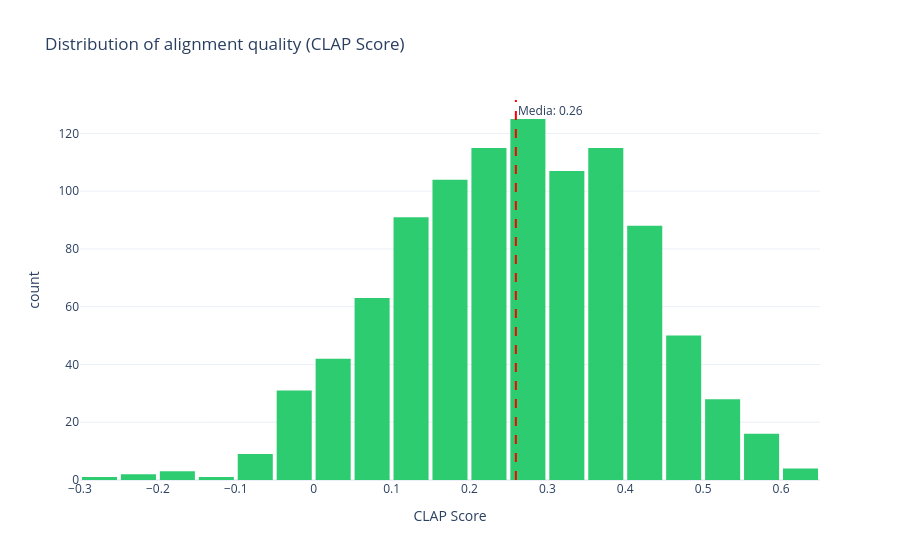
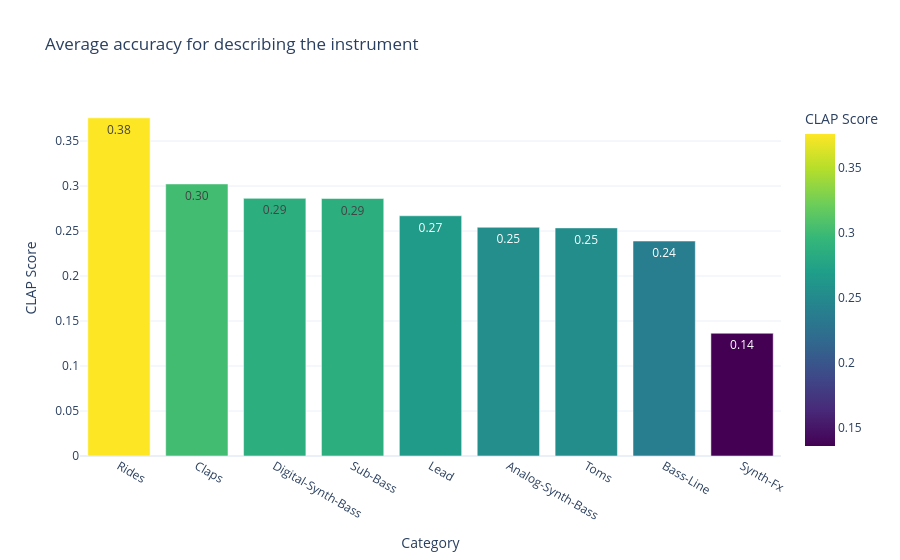
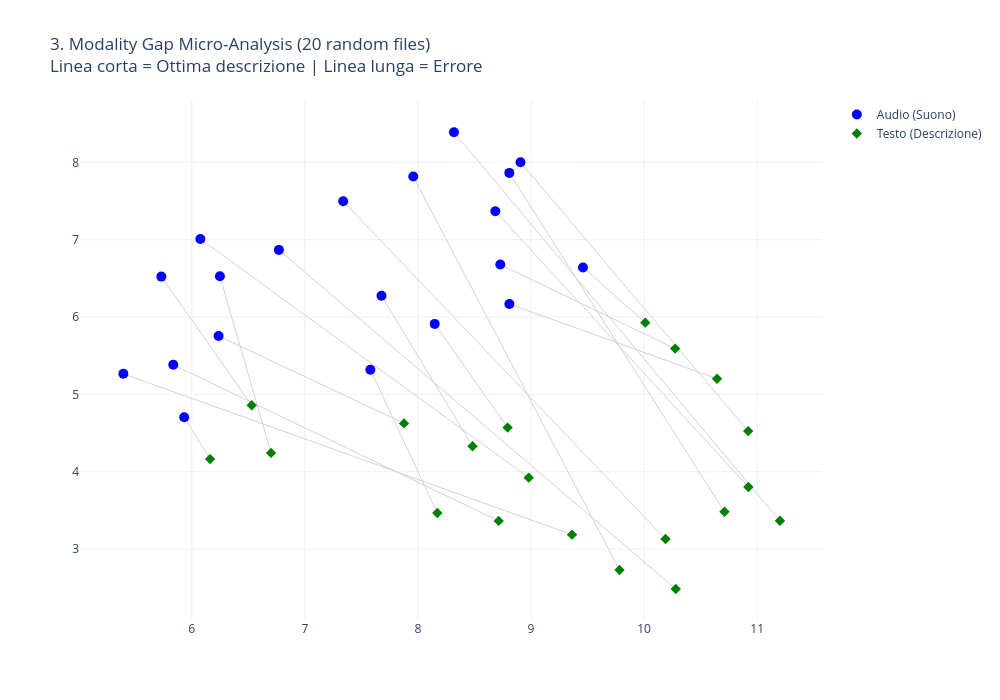

Notebook code cell kept with these figures, in order:
### Markdown cell above
## Istogramma della Qualità (Alignment Score): Un grafico a barre semplice che ti dice: "Quanti file hanno una descrizione accurata e quanti no?". Se la curva è spostata a destra, il sistema funziona bene.

## Classifica per Strumento (Bar Chart): Ti mostra quali categorie funzionano meglio. Es: "I Bassi vengono capiti bene (score alto), ma gli FX confondono il modello (score basso)".

## Micro-Analisi (UMAP Pulito): Invece di mostrare 1000 punti, ne mostriamo solo 20 a caso con delle linee che collegano Audio e Testo. Così vedi chiaramente la distanza (errore) per ogni singolo file.

### Code cell
import asyncio
import numpy as np
import pandas as pd
import plotly.express as px
import plotly.graph_objects as go
import umap
import sys
import os

# Setup Path
sys.path.append(os.path.abspath("../.."))

from core.infrastructure.database.dependecies import get_audio_repository
from qdrant_client import QdrantClient
from config.settings import settings
from rag.clap.model_handler import create_clap_model

# --- CONFIGURAZIONE ---
QDRANT_COLLECTION = settings.QDRANT_ENRICHED_COLLECTION_NAME
SAMPLE_LIMIT = 1000 # Campione per le statistiche
MICRO_VIEW_LIMIT = 20 # Numero ridotto di punti per il grafico pulito

async def simplified_analytics():
    print("--- RECUPERO DATI ---")

    # 1. Carichiamo CLAP e Client
    clap = create_clap_model()
    client = QdrantClient(host=settings.QDRANT_CONNECTION_HOST, port=settings.QDRANT_PORT)
    repo = get_audio_repository()

    # 2. Mappa Metadati (MongoDB)
    docs = await repo.find_all()
    meta_map = {}
    for doc in docs:
        fname = doc.sample.file_name
        cat = doc.metadata.main_category or "Uncategorized"
        meta_map[fname] = cat.strip().title()

    # 3. Scarichiamo i dati da Qdrant
    scroll_res, _ = client.scroll(
        collection_name=QDRANT_COLLECTION,
        limit=SAMPLE_LIMIT,
        with_vectors=["audio_vector"],
        with_payload=True
    )

    if not scroll_res:
        print("Nessun dato trovato.")
        return

    # Preparazione Dati
    stats_data = []
    vectors_for_umap = []
    labels_for_umap = [] # Ci serve per ricalcolare il testo
    meta_for_umap = []   # Metadati per il grafico

    print(f"Elaborazione di {len(scroll_res)} campioni...")

    for hit in scroll_res:
        payload = hit.payload or {}
        fname = payload.get('original_filename', 'Unknown')
        score = payload.get('clap_score', 0)
        label = payload.get('original_label', "")
        category = meta_map.get(fname, "Unknown")

        # Dati per statistiche generali
        stats_data.append({
            "Filename": fname,
            "Category": category,
            "CLAP Score": score,
            "Has Label": bool(label)
        })

        # Dati per UMAP (solo se abbiamo tutto)
        if hasattr(hit, 'vector') and label:
            vec = hit.vector.get('audio_vector') if isinstance(hit.vector, dict) else hit.vector
            if vec is not None:
                vectors_for_umap.append(vec)
                labels_for_umap.append(label)
                meta_for_umap.append({"Filename": fname, "Category": category, "Score": score})

    df_stats = pd.DataFrame(stats_data)

    # --- GRAFICO 1: ISTOGRAMMA QUALITÀ (Semplice e Diretto) ---
    # Ci dice: "Quanto è buono il mio dataset?"
    print("Generazione Istogramma...")
    fig_hist = px.histogram(
        df_stats,
        x="CLAP Score",
        nbins=20,
        color_discrete_sequence=['#2ecc71'], # Verde
        title="Distribution of alignment quality (CLAP Score)",
        labels={"count": "Number of files"},
        template="plotly_white"
    )
    # Aggiungi linea di soglia media
    avg_score = df_stats['CLAP Score'].mean()
    fig_hist.add_vline(x=avg_score, line_dash="dash", line_color="red", annotation_text=f"Media: {avg_score:.2f}")
    fig_hist.update_layout(bargap=0.1)
    fig_hist.show()

    # --- GRAFICO 2: PERFORMANCE PER CATEGORIA ---
    # Ci dice: "Quali strumenti il modello capisce meglio?"
    print("Generazione Classifica Categorie...")
    df_grouped = df_stats.groupby("Category")["CLAP Score"].mean().reset_index()
    df_grouped = df_grouped.sort_values("CLAP Score", ascending=False) # Ordina dal migliore al peggiore

    # Filtriamo categorie con pochi sample per pulizia
    counts = df_stats["Category"].value_counts()
    valid_cats = counts[counts > 5].index # Mostra solo categorie con almeno 5 file
    df_grouped = df_grouped[df_grouped["Category"].isin(valid_cats)]

    fig_bar = px.bar(
        df_grouped,
        x="Category",
        y="CLAP Score",
        color="CLAP Score",
        color_continuous_scale="Viridis",
        title="Average accuracy for describing the instrument",
        template="plotly_white",
        text_auto='.2f'
    )
    fig_bar.show()

    # --- GRAFICO 3: MICRO-UMAP (Audio vs Testo) ---
    # Ci dice: "Fammi vedere VISIVAMENTE la distanza tra Audio e Testo per pochi file"
    print(f"Generazione Micro-View ({MICRO_VIEW_LIMIT} campioni)...")

    if len(vectors_for_umap) > MICRO_VIEW_LIMIT:
        # Prendiamo indici a caso
        indices = np.random.choice(len(vectors_for_umap), MICRO_VIEW_LIMIT, replace=False)
        subset_audio = [vectors_for_umap[i] for i in indices]
        subset_labels = [labels_for_umap[i] for i in indices]
        subset_meta = [meta_for_umap[i] for i in indices]
    else:
        subset_audio = vectors_for_umap
        subset_labels = labels_for_umap
        subset_meta = meta_for_umap

    # Calcoliamo i vettori testo
    subset_text_vecs = clap.get_text_embedding(subset_labels)

    # Uniamo per UMAP: Prima tutti gli Audio, poi tutti i Testi
    combined_vecs = np.vstack([subset_audio, subset_text_vecs])

    reducer = umap.UMAP(n_neighbors=5, min_dist=0.3, n_components=2, metric='cosine', random_state=42)
    embedding = reducer.fit_transform(combined_vecs)

    # Costruiamo il grafico
    fig_micro = go.Figure()

    n = len(subset_audio)

    # Disegniamo le linee di connessione (Grigie)
    for i in range(n):
        # Coordinate Audio
        ax, ay = embedding[i, 0], embedding[i, 1]
        # Coordinate Testo (che si trovano a indice i + n)
        tx, ty = embedding[i + n, 0], embedding[i + n, 1]

        fig_micro.add_trace(go.Scatter(
            x=[ax, tx], y=[ay, ty],
            mode="lines",
            line=dict(color="lightgray", width=1),
            showlegend=False,
            hoverinfo="skip"
        ))

    # Disegniamo i punti AUDIO (Blu)
    fig_micro.add_trace(go.Scatter(
        x=embedding[:n, 0],
        y=embedding[:n, 1],
        mode="markers",
        name="Audio (Suono)",
        marker=dict(color="blue", size=10),
        text=[m['Filename'] for m in subset_meta],
        hovertemplate="<b>%{text}</b><br>Score: %{customdata:.2f}",
        customdata=[m['Score'] for m in subset_meta]
    ))

    # Disegniamo i punti TESTO (Verde)
    fig_micro.add_trace(go.Scatter(
        x=embedding[n:, 0],
        y=embedding[n:, 1],
        mode="markers",
        name="Testo (Descrizione)",
        marker=dict(color="green", symbol="diamond", size=8),
        text=[l[:50]+"..." for l in subset_labels], # Tronca descrizione lunga
        hovertemplate="<i>%{text}</i>"
    ))

    fig_micro.update_layout(
        title=f"3. Modality Gap Micro-Analysis ({MICRO_VIEW_LIMIT} random files)<br>Linea corta = Ottima descrizione | Linea lunga = Errore",
        template="plotly_white",
        width=1000,
        height=700,
        showlegend=True
    )
    fig_micro.show()

# Esecuzione
await simplified_analytics()

### Figure 1 — Plotly figure (JSON) as saved in the notebook; plotly's stock layout.template omitted (floating-point values rounded to 4 significant figures; data arrays with more than 128 entries replaced by an {"elided": "..."} marker saying what was removed)
{"data": [{"bingroup": "x", "hovertemplate": "CLAP Score=%{x}<br>count=%{y}<extra></extra>", "legendgroup": "", "marker": {"color": "#2ecc71", "pattern": {"shape": ""}}, "name": "", "nbinsx": 20, "orientation": "v", "showlegend": false, "x": {"elided": "995 float values"}, "xaxis": "x", "yaxis": "y", "type": "histogram"}], "layout": {"xaxis": {"anchor": "y", "domain": [0.0, 1.0], "title": {"text": "CLAP Score"}}, "yaxis": {"anchor": "x", "domain": [0.0, 1.0], "title": {"text": "count"}}, "legend": {"tracegroupgap": 0}, "title": {"text": "Distribution of alignment quality (CLAP Score)"}, "barmode": "relative", "shapes": [{"line": {"color": "red", "dash": "dash"}, "type": "line", "x0": 0.2596, "x1": 0.2596, "xref": "x", "y0": 0, "y1": 1, "yref": "y domain"}], "annotations": [{"showarrow": false, "text": "Media: 0.26", "x": 0.2596, "xanchor": "left", "xref": "x", "y": 1, "yanchor": "top", "yref": "y domain"}], "bargap": 0.1}}

### Figure 2 — Plotly figure (JSON) as saved in the notebook; plotly's stock layout.template omitted (floating-point values rounded to 4 significant figures)
{"data": [{"hovertemplate": "Category=%{x}<br>CLAP Score=%{marker.color}<extra></extra>", "legendgroup": "", "marker": {"color": [0.3758, 0.3023, 0.2863, 0.2861, 0.267, 0.2542, 0.2535, 0.2389, 0.1364], "coloraxis": "coloraxis", "pattern": {"shape": ""}}, "name": "", "orientation": "v", "showlegend": false, "textposition": "auto", "texttemplate": "%{y:.2f}", "x": ["Rides", "Claps", "Digital-Synth-Bass", "Sub-Bass", "Lead", "Analog-Synth-Bass", "Toms", "Bass-Line", "Synth-Fx"], "xaxis": "x", "y": [0.3758, 0.3023, 0.2863, 0.2861, 0.267, 0.2542, 0.2535, 0.2389, 0.1364], "yaxis": "y", "type": "bar"}], "layout": {"xaxis": {"anchor": "y", "domain": [0.0, 1.0], "title": {"text": "Category"}}, "yaxis": {"anchor": "x", "domain": [0.0, 1.0], "title": {"text": "CLAP Score"}}, "coloraxis": {"colorbar": {"title": {"text": "CLAP Score"}}, "colorscale": [[0.0, "#440154"], [0.1111, "#482878"], [0.2222, "#3e4989"], [0.3333, "#31688e"], [0.4444, "#26828e"], [0.5556, "#1f9e89"], [0.6667, "#35b779"], [0.7778, "#6ece58"], [0.8889, "#b5de2b"], [1.0, "#fde725"]]}, "legend": {"tracegroupgap": 0}, "title": {"text": "Average accuracy for describing the instrument"}, "barmode": "relative"}}

### Figure 3 — Plotly figure (JSON) as saved in the notebook; plotly's stock layout.template omitted (floating-point values rounded to 4 significant figures)
{"data": [{"hoverinfo": "skip", "line": {"color": "lightgray", "width": 1}, "mode": "lines", "showlegend": false, "x": [8.728, 10.27], "y": [6.678, 5.592], "type": "scatter"}, {"hoverinfo": "skip", "line": {"color": "lightgray", "width": 1}, "mode": "lines", "showlegend": false, "x": [7.579, 8.172], "y": [5.319, 3.465], "type": "scatter"}, {"hoverinfo": "skip", "line": {"color": "lightgray", "width": 1}, "mode": "lines", "showlegend": false, "x": [6.249, 6.701], "y": [6.527, 4.243], "type": "scatter"}, {"hoverinfo": "skip", "line": {"color": "lightgray", "width": 1}, "mode": "lines", "showlegend": false, "x": [5.836, 8.714], "y": [5.383, 3.363], "type": "scatter"}, {"hoverinfo": "skip", "line": {"color": "lightgray", "width": 1}, "mode": "lines", "showlegend": false, "x": [7.339, 10.19], "y": [7.498, 3.129], "type": "scatter"}, {"hoverinfo": "skip", "line": {"color": "lightgray", "width": 1}, "mode": "lines", "showlegend": false, "x": [8.684, 10.92], "y": [7.369, 3.803], "type": "scatter"}, {"hoverinfo": "skip", "line": {"color": "lightgray", "width": 1}, "mode": "lines", "showlegend": false, "x": [8.907, 10.92], "y": [8.001, 4.525], "type": "scatter"}, {"hoverinfo": "skip", "line": {"color": "lightgray", "width": 1}, "mode": "lines", "showlegend": false, "x": [5.933, 6.162], "y": [4.704, 4.163], "type": "scatter"}, {"hoverinfo": "skip", "line": {"color": "lightgray", "width": 1}, "mode": "lines", "showlegend": false, "x": [8.319, 11.2], "y": [8.389, 3.365], "type": "scatter"}, {"hoverinfo": "skip", "line": {"color": "lightgray", "width": 1}, "mode": "lines", "showlegend": false, "x": [8.808, 10.71], "y": [7.864, 3.482], "type": "scatter"}, {"hoverinfo": "skip", "line": {"color": "lightgray", "width": 1}, "mode": "lines", "showlegend": false, "x": [8.148, 8.793], "y": [5.911, 4.57], "type": "scatter"}, {"hoverinfo": "skip", "line": {"color": "lightgray", "width": 1}, "mode": "lines", "showlegend": false, "x": [7.677, 8.483], "y": [6.275, 4.329], "type": "scatter"}, {"hoverinfo": "skip", "line": {"color": "lightgray", "width": 1}, "mode": "lines", "showlegend": false, "x": [6.076, 8.98], "y": [7.008, 3.923], "type": "scatter"}, {"hoverinfo": "skip", "line": {"color": "lightgray", "width": 1}, "mode": "lines", "showlegend": false, "x": [6.237, 7.877], "y": [5.755, 4.624], "type": "scatter"}, {"hoverinfo": "skip", "line": {"color": "lightgray", "width": 1}, "mode": "lines", "showlegend": false, "x": [9.459, 10.01], "y": [6.641, 5.927], "type": "scatter"}, {"hoverinfo": "skip", "line": {"color": "lightgray", "width": 1}, "mode": "lines", "showlegend": false, "x": [6.77, 10.28], "y": [6.868, 2.483], "type": "scatter"}, {"hoverinfo": "skip", "line": {"color": "lightgray", "width": 1}, "mode": "lines", "showlegend": false, "x": [5.395, 9.362], "y": [5.265, 3.185], "type": "scatter"}, {"hoverinfo": "skip", "line": {"color": "lightgray", "width": 1}, "mode": "lines", "showlegend": false, "x": [8.809, 10.64], "y": [6.169, 5.202], "type": "scatter"}, {"hoverinfo": "skip", "line": {"color": "lightgray", "width": 1}, "mode": "lines", "showlegend": false, "x": [7.959, 9.782], "y": [7.818, 2.728], "type": "scatter"}, {"hoverinfo": "skip", "line": {"color": "lightgray", "width": 1}, "mode": "lines", "showlegend": false, "x": [5.731, 6.53], "y": [6.523, 4.859], "type": "scatter"}, {"customdata": [0.1345, 0.3761, 0.1895, 0.3678, 0.3275, 0.1475, 0.2441, 0.5374, 0.2933, 0.3644, 0.4236, 0.3685, 0.1175, 0.2915, 0.5195, 0.2813, 0.3354, 0.3291, 0.4044, -0.1177], "hovertemplate": "<b>%{text}</b><br>Score: %{customdata:.2f}", "marker": {"color": "blue", "size": 10}, "mode": "markers", "name": "Audio (Suono)", "text": ["r-b-digital-sfx-future-transition.mp3", "freddy-fazbear-inspired-808-wobble-bass.mp3", "uk-organ-bassline-graft-m1-organ-loop.mp3", "boomy-donk-bass-going-down-three-notes.mp3", "percussive-shot-floor-tom.mp3", "wide-wet-clap-8de759f8-8559-4fd3-9f13-a3d34ffa9d45.mp3", "mechanical-crack-claps-pattern.mp3", "clean-funky-bass-guitar-bass-base.mp3", "simple-quiet-clap-muffled.mp3", "aggressive-clap-drum-hit.mp3", "mid-tempo-dubstep-bassline-buzzy-destructive.mp3", "lo-fi-darkwave-shred-lead.mp3", "deep-synth-reese.mp3", "sharp-pumping-future-house-bassline.mp3", "splasy-cymbals-loop.mp3", "kettledrums-beat.mp3", "boomy-donk-bass-punchy-low.mp3", "done-retro-videogame-sfx.mp3", "tight-tom-thrust-blitz.mp3", "techno-synth-bass-line-minimal-drive-bass.mp3"], "x": [8.728, 7.579, 6.249, 5.836, 7.339, 8.684, 8.907, 5.933, 8.319, 8.808, 8.148, 7.677, 6.076, 6.237, 9.459, 6.77, 5.395, 8.809, 7.959, 5.731], "y": [6.678, 5.319, 6.527, 5.383, 7.498, 7.369, 8.001, 4.704, 8.389, 7.864, 5.911, 6.275, 7.008, 5.755, 6.641, 6.868, 5.265, 6.169, 7.818, 6.523], "type": "scatter"}, {"hovertemplate": "<i>%{text}</i>", "marker": {"color": "green", "size": 8, "symbol": "diamond"}, "mode": "markers", "name": "Testo (Descrizione)", "text": ["R&B Digital SFX - Future Transition...", "Freddy Fazbear Inspired 808 Wobble Bass...", "UK Organ Bassline \"Graft\" M1 Organ Loop...", "Boomy Donk Bass - Going Down - Three Notes...", "Percussive Shot - Floor Tom...", "Wide & Wet Clap...", "Mechanical Crack / Claps Pattern...", "Clean Funky Bass Guitar - Bass Base...", "Simple & Quiet Clap - Muffled...", "Aggressive Clap - Drum Hit...", "Mid tempo Dubstep Bassline Buzzy - Destructive...", "Lo Fi Darkwave Shred Lead...", "Deep Synth Reese...", "Sharp Pumping Future House Bassline...", "Splasy Cymbals - Loop...", "Kettledrums Beat...", "Boomy Donk Bass - Punchy & Low...", "\"Done!\" - Retro Videogame SFX...", "Tight Tom Thrust Blitz...", "Techno Synth Bass Line - Minimal Drive Bass..."], "x": [10.27, 8.172, 6.701, 8.714, 10.19, 10.92, 10.92, 6.162, 11.2, 10.71, 8.793, 8.483, 8.98, 7.877, 10.01, 10.28, 9.362, 10.64, 9.782, 6.53], "y": [5.592, 3.465, 4.243, 3.363, 3.129, 3.803, 4.525, 4.163, 3.365, 3.482, 4.57, 4.329, 3.923, 4.624, 5.927, 2.483, 3.185, 5.202, 2.728, 4.859], "type": "scatter"}], "layout": {"title": {"text": "3. Modality Gap Micro-Analysis (20 random files)<br>Linea corta = Ottima descrizione | Linea lunga = Errore"}, "width": 1000, "height": 700, "showlegend": true}}
